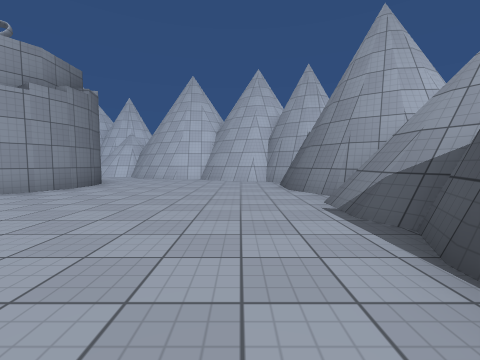
View 1 (above)

12 first-person views from a walk through a 3-D level made in the Unity game engine. The camera is 1.2 m above the floor, tilts 4° down and sees 90° across. The floor is counted in squares, 2 m on a side. Each view is taken from the middle of a square. On the plan, view 1 faces up. The plan holds only what a view shows up to about 9 squares ahead; the rest is blank. The place goes on beyond the plan. The player character is not drawn. Surface patterns are stand-ins for the level's own textures.

View 2
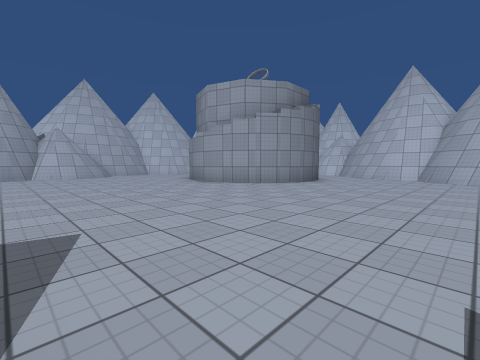

View 3
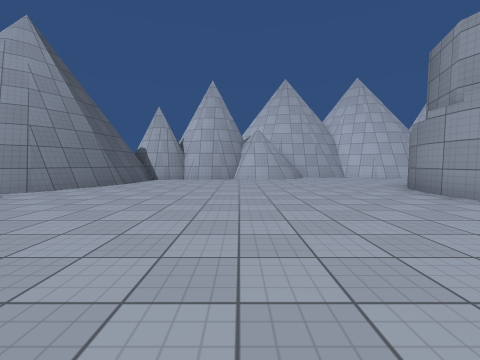

View 4
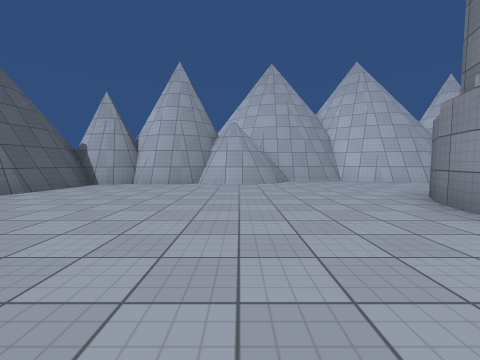

View 5
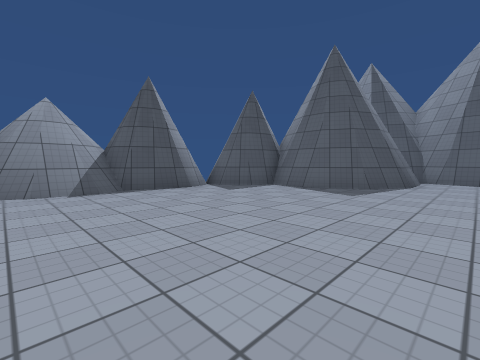

View 6
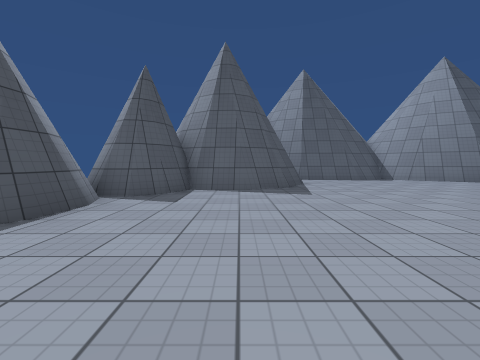

View 7
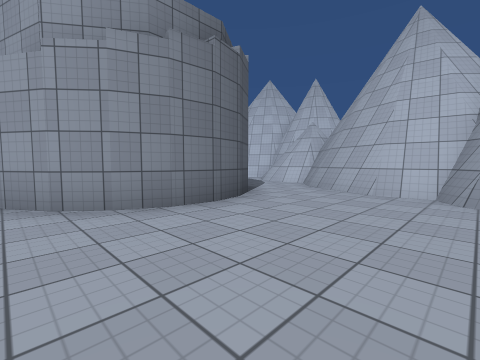

View 8
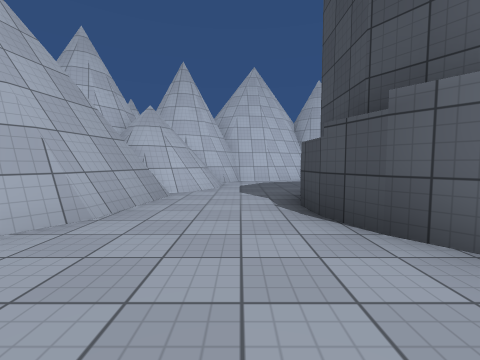

View 9
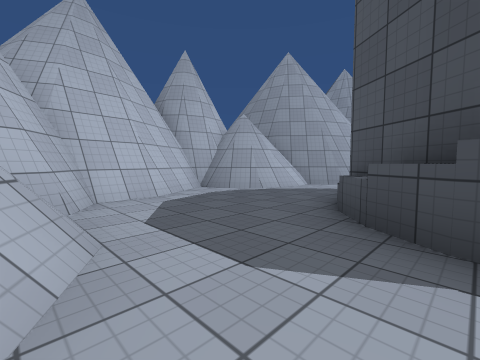

View 10
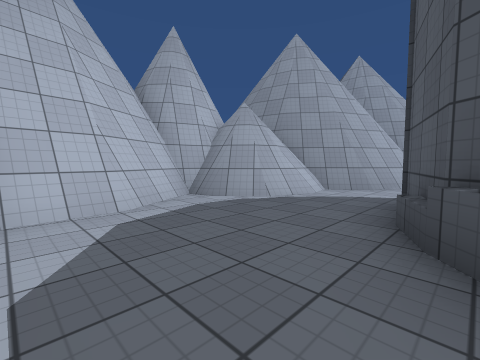

View 11
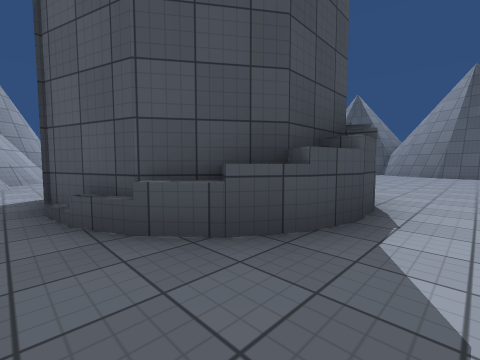

View 12
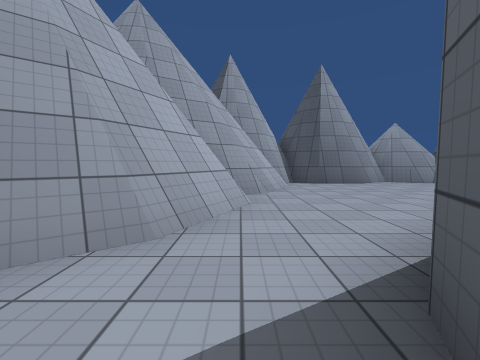

### Floor plan
Key: @ floor where view 1 was taken; # wall or solid block; . floor; ^ raised ledge.
Columns run from 12 left of view 1 to 2 right of it. Each row starts with its distance up from view 1.
 12   #####
 11  ##...###
 10  #......####
  9 ##........####
  8 ##..####....###
  7 #..^^  ##.....#
  6 #..##  ##.....#
  5 #...####......#
  4 #....##.......#
  3 #.............#
  2 #.............#
  1 ##............#
  0 ##..........@.#
 -1 ##...........##
 -2 ##........####
 -3  #........#
 -4  ####.....#
 -5     #######

Where each view was taken, in squares from view 1:
view 1: 0 up, 0 right, facing up
view 2: 1 down, 0 right, facing up-left
view 3: 0 up, 2 left, facing left
view 4: 1 up, 4 left, facing left
view 5: 4 up, 4 left, facing down-right
view 6: 4 up, 1 left, facing down
view 7: 4 up, 1 left, facing up-left
view 8: 3 up, 10 left, facing up
view 9: 7 up, 11 left, facing up-right
view 10: 8 up, 10 left, facing up-right
view 11: 9 up, 10 left, facing down-right
view 12: 9 up, 6 left, facing right
